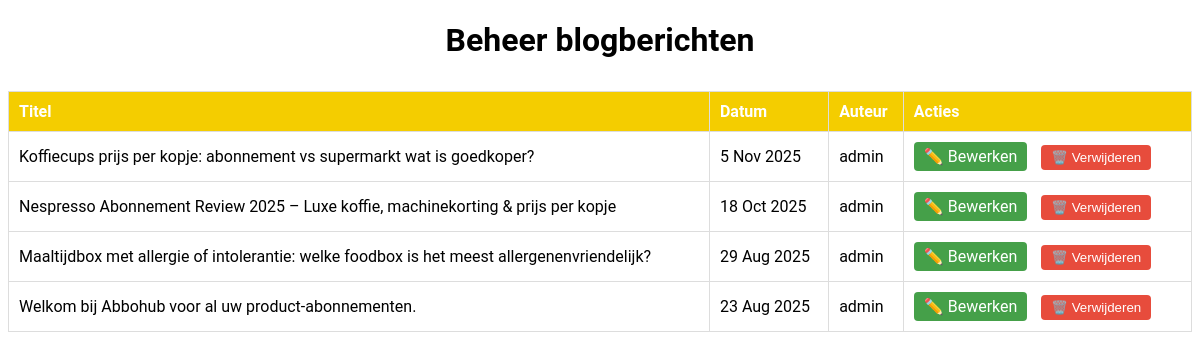
Page /admin/blog (signed in) on the earlier database version.
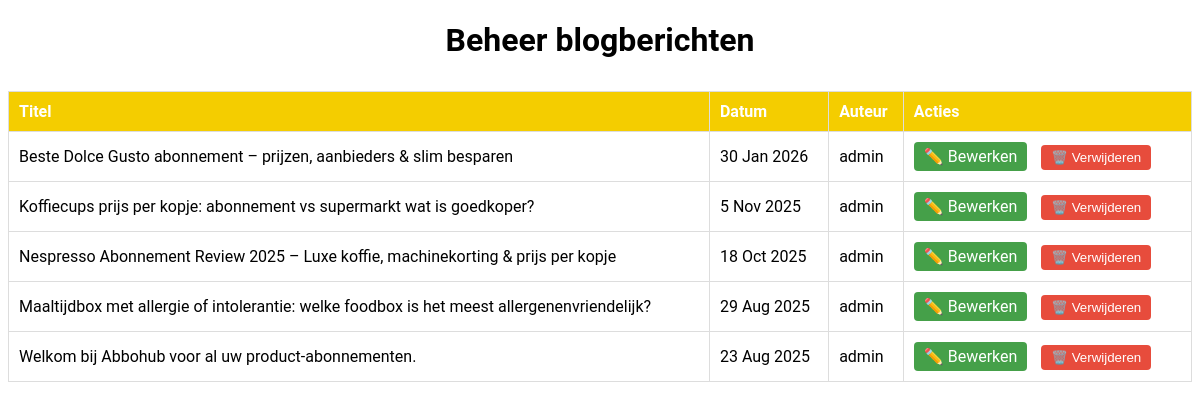
Same page on the later database version.
### app.py (models this page shows)
class BlogPost(db.Model):
    __tablename__ = "blog_post"
    id = db.Column(db.Integer, primary_key=True)
    titel = db.Column(db.String(150), nullable=False)
    slug = db.Column(db.String(150), unique=True, nullable=False, index=True)
    inhoud = db.Column(db.Text, nullable=False)
    afbeelding = db.Column(db.String(255))
    video_url = db.Column(db.String(255))
    datum = db.Column(db.DateTime, default=db.func.now())
    auteur_id = db.Column(db.Integer, db.ForeignKey('user.id'))
    auteur = db.relationship('User', backref='blogposts')
    auteur_naam = db.Column(db.String(120), nullable=True)  # <-- NIEUW (display name)
    seo_title = db.Column(db.String(255), nullable=True)
    meta_description = db.Column(db.String(255), nullable=True)
    canonical_url = db.Column(db.String(255), nullable=True)
    og_image = db.Column(db.String(255), nullable=True)
    status = db.Column(db.String(20), nullable=False, default='draft')
    created_at = db.Column(db.DateTime, nullable=False, default=db.func.now())
    updated_at = db.Column(db.DateTime, nullable=True)
    published_at = db.Column(db.DateTime, nullable=True)
    categorieen = db.relationship('Categorie', secondary=blogpost_categorie, lazy='dynamic')
    subcategorieen = db.relationship('Subcategorie', secondary=blogpost_subcategorie, lazy='dynamic')
    abonnementen = db.relationship('Abonnement', secondary=blogpost_abonnement, lazy='dynamic')

class User(UserMixin, db.Model):
    id = db.Column(db.Integer, primary_key=True)
    username = db.Column(db.String(50), nullable=False, unique=True)
    password_hash = db.Column(db.String(255), nullable=False)
    is_admin = db.Column(db.Boolean, default=False)

### app.py (the view)
@app.route('/admin/blog', endpoint='admin_blog_overzicht')
@login_required
def admin_blog_overzicht_v2():
    if not current_user.is_admin:
        abort(403)
    posts = BlogPost.query.order_by(BlogPost.datum.desc()).all()
    return render_template('admin_blog_overzicht.html', posts=posts)

### app.py (called while the page is built)
@login_manager.user_loader
def load_user(user_id):
    return User.query.get(int(user_id))

@app.before_request
def enforce_trailing_slash():
    if request.path.startswith("/blog") and not request.path.endswith("/"):
        return redirect(request.path + "/", code=301)

### templates/admin_blog_overzicht.html (shortened to what this page needs)
<!DOCTYPE html>
<html lang="nl">
<head>
  <link rel="stylesheet" href="{{ url_for('static', filename='css/styles.css') }}">
</head>
<body>
  <h1 style="text-align: center;">Beheer blogberichten</h1>
  <table>
    <thead>
      <tr>
        <th>Titel</th>
        <th>Datum</th>
        <th>Auteur</th>
        <th>Acties</th>
      </tr>
    </thead>
    <tbody>
      {% for post in posts %}
      <tr>
        <td>{{ post.titel }}</td>
        <td>{{ post.datum.strftime('%d %b %Y').lstrip('0') }}</td>
        <td>{{ post.auteur.username if post.auteur else 'Onbekend' }}</td>
        <td class="acties">
          <a href="{{ url_for('blog_bewerken', post_id=post.id) }}" class="btn-bewerk">✏️ Bewerken</a>
          <form method="POST" action="{{ url_for('blog_verwijderen', post_id=post.id) }}" onsubmit="return confirm('Weet je zeker dat je dit blogbericht wilt verwijderen?');">
            <button type="submit" class="btn-verwijder">🗑️ Verwijderen</button>
          </form>
        </td>
      </tr>
      {% endfor %}
    </tbody>
  </table>
</body>
</html>

Differences in the rows shown:
added BlogPost: titel "Beste Dolce Gusto abonnement – prijzen, aanbieders & slim besparen", datum "30 Jan 2026", auteur "admin"
